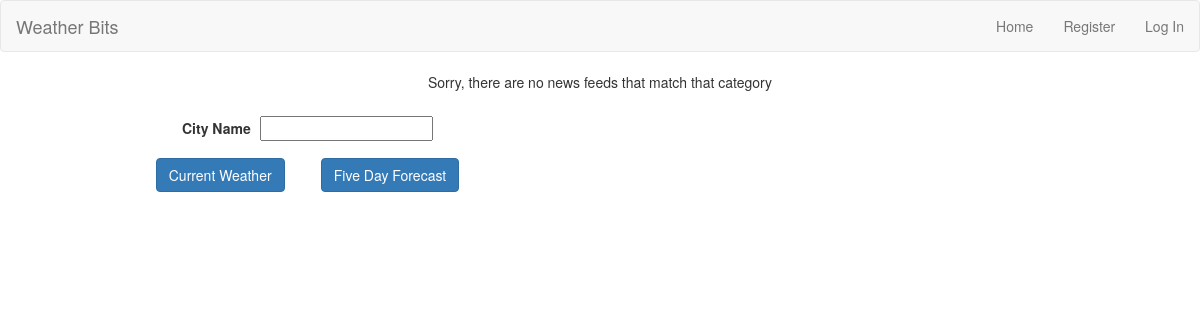
The app's page /user/list.php, older data.
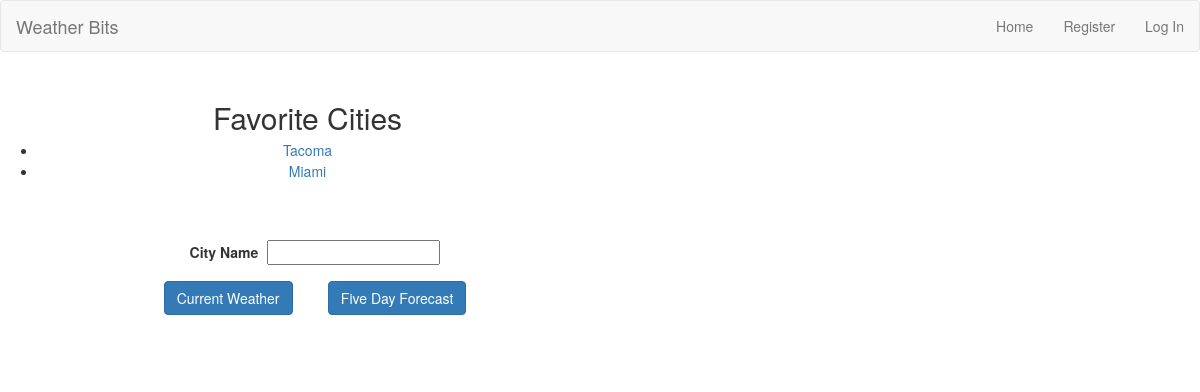
The same page, newer data.
### tables this page shows
CREATE TABLE wbit_user_cities(
CitiesID INT UNSIGNED NOT NULL AUTO_INCREMENT,
UserID INT UNSIGNED DEFAULT 0,
CityName TEXT DEFAULT '',
DateAdded DATETIME,
LastUpdated TIMESTAMP DEFAULT 0 ON UPDATE CURRENT_TIMESTAMP,
PRIMARY KEY (CitiesID),
FOREIGN KEY (UserID) REFERENCES wbit_user(UserID) ON DELETE CASCADE
);

### inc_0700/common_inc.php (called while the page is built, shortened)
<?php
class IDB
{
	private static $instance = null;
	private function __construct()
	{
		$this->dbHandle = mysqli_connect(DB_HOST,DB_USER,DB_PASSWORD, DB_NAME) or die(trigger_error(mysqli_connect_error(), E_USER_ERROR));
	}
	public static function conn()
    {
      if(self::$instance == null){self::$instance = new self;}
      return self::$instance->dbHandle;
    }
}

### user/list.php (the view, shortened to what this page needs)
<?php
$sql = "select u.UserID, c.CityName, c.CitiesID, u.UserName from wbit_user_cities as c
inner join wbit_user as u on c.UserID = u.UserID
where u.UserID = 2"
?>
<?php include '../inc_0700/header.php' ?>
    <main class="container">
        <div class="row">
<?php
$result = mysqli_query(IDB::conn(),$sql) or die(trigger_error(mysqli_error(IDB::conn()), E_USER_ERROR));
if(mysqli_num_rows($result) > 0)
{
    echo '<section class="col-md-6 intro text-center">';
    echo '<h2>Favorite Cities</h2>';
    echo '<ul>';
	while($row = mysqli_fetch_assoc($result))
	{
           echo '<li><a href="view.php?id=' . $row['CitiesID'] . '">' . $row["CityName"] . '</a></li>';
    }
    echo '</ul>';
    echo '</div>';
}else{
	echo '<div align="center">Sorry, there are no news feeds that match that category</div>';
}
?>
            <section class="intro col-md-6 text-center">
                    <form>
                        <label class="city">City Name</label>
                        <input type="text" name="city"><br/ >
                        <button class="btn btn-primary weather" type="submit">Current Weather</button>
                        <button class="btn btn-primary forecast" type="submit">Five Day Forecast</button>
                    </form>
                </section>
            </div>
            <div class="row">
                <section id="result" class="container">
                </section>
            </div>
        </main>
    </body>
</html>

### inc_0700/header.php (shortened to what this page needs)
<!DOCTYPE html>
<html lang="en">
    <head>
        <link rel="stylesheet" href="https://maxcdn.bootstrapcdn.com/bootstrap/3.3.6/css/bootstrap.min.css">
        <link rel="stylesheet" href="/itc285-capstone/css/styles.css" type="text/css">
    </head>
    <body>
        <nav class="navbar navbar-default" role="navigation">
            <div class="container-fluid">
                 <div class="navbar-header">
                            <a class="navbar-brand" href="#">
                                Weather Bits</a>
                                </div>
                <ul class="nav navbar-nav navbar-right">
                    <li><a href="http://localhost/itc285-capstone">Home</a></li>
                    <li><a href="#box-2">Register</a></li>
                    <li><a href="#box-3">Log In</a></li>
                </ul>
        </div>
        </nav>

### css/styles.css (style rules this page uses)
body, body * { padding: 0; margin: 0; box-sizing: border-box; line-height: 1.5; }
.intro { margin-bottom: 1%; padding:2% 2%; }
.intro .btn { margin: 3%; }
.intro .city { margin-right:1%; }

Row changes from the older to the newer data that the page shows:
added wbit_user_cities: CityName "Tacoma"
added wbit_user_cities: CityName "Miami"
Text that changed along with them:
text no longer shown: "Sorry, there are no news feeds that match that category"
text now shown: "Favorite Cities"
